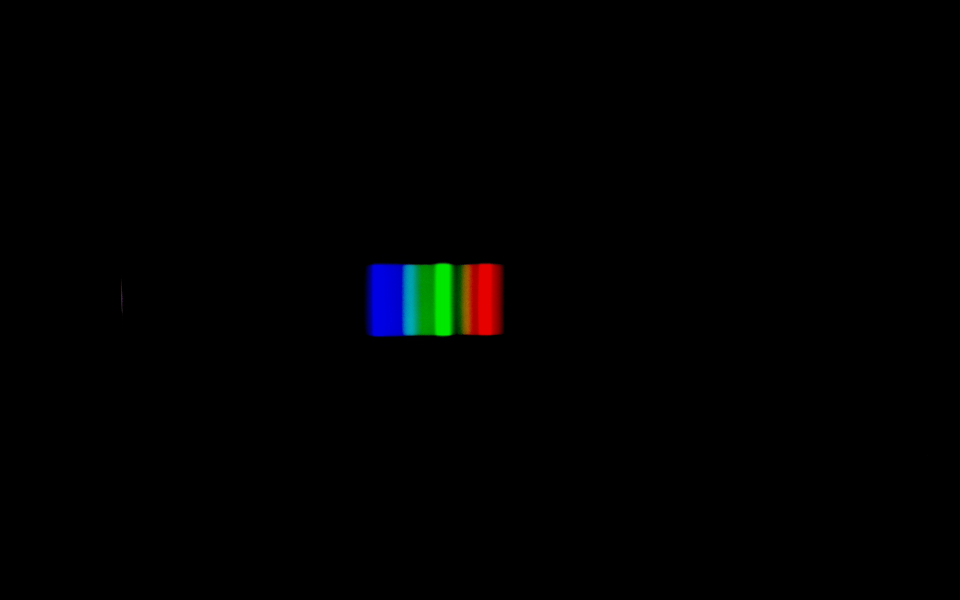
#> input picture light/37/calibration.png, 1920 x 1200 px (shown at 1/2 size); the run also reads 2 pictures not shown here
$ python measure.py
#> lines starting #> are read from the running program, lines starting #| are printed output that depends on the picture
### light/37/lightFunctions.py
import numpy as np
import matplotlib.pyplot as plt
import imageio
from cycler import cycler

# функция для получения графика интенсивности отражённого излучения
def read_image(photoName, graph_name, lamp, surface):
#> called with photoName = 'calibration.png', graph_name = 'graph1.png', lamp = 'ртутная лампа', surface = 'белый лист'
    photo = imageio.imread(photoName)
#> photo is the input picture: shape (1200, 1920, 3); mean R, G, B 0.9, 1.2, 1.2
    background = photo[500:693, 670:1063, 0:3]

    cut = photo[500:693, 670:1063, 0:3]
    rgb = np.mean(cut, axis=(0))
#> rgb = 393 rows, first 8: [0, 0, 0], [0, 0, 0], [0, 0, 0], [0, 0, 0], [0, 0, 0], [0, 0, 0], [0, 0, 0], [0, 0, 0]
    luma = 0.2989 * rgb[:, 0] + 0.5866 * rgb[:, 1] + 0.1144 * rgb[:, 2]
#> luma = 393 values, max 102.1 at index 214, min 0 at index 0, mean 34.4

    plt.rc('axes', prop_cycle=(cycler('color', ['r', 'g', 'b'])))

    fig = plt.figure(figsize=(7.8, 5), dpi=200)

    plt.title('Интенсивность отражённого излучения\n' + '{} / {}'.format(lamp, surface))
    plt.xlabel('Относительный номер пикселя')
    plt.ylabel('Яркость')

    plt.plot(rgb, label=['r', 'g', 'b'])
    plt.plot(luma, 'w', label='I')
    plt.legend()

    plt.imshow(background, origin='lower')

    plt.savefig(graph_name)

    return rgb, luma

### light/37/measure.py
import lightFunctions as j
import matplotlib.pyplot as plt
import numpy as np

photos = ['calibration.png', 'blue.png', 'green.png', 'red.png', 'white.png', 'yellow.png']


# получение данных
rgb, I0 = j.read_image(photos[0], 'graph1.png', 'ртутная лампа', 'белый лист')
#> I0 has the same summary as luma in read_image
I1 = j.read_image(photos[1], 'graph2.png', 'лампа накаливания', 'синий лист')[-1]
#> I1 = 393 values, max 2.01 at index 125, min 0 at index 0, mean 0.21
I2 = j.read_image(photos[2], 'graph3.png', 'лампа накаливания', 'зеленый лист')[-1]
#> I2 = 393 values, max 17.49 at index 211, min 0 at index 0, mean 1.71
I3 = j.read_image(photos[3], 'graph4.png', 'лампа накаливания', 'красный лист')[-1]
#> call 4 of read_image, with photoName = 'red.png', graph_name = 'graph4.png', lamp = 'лампа накаливания', surface = 'красный лист'
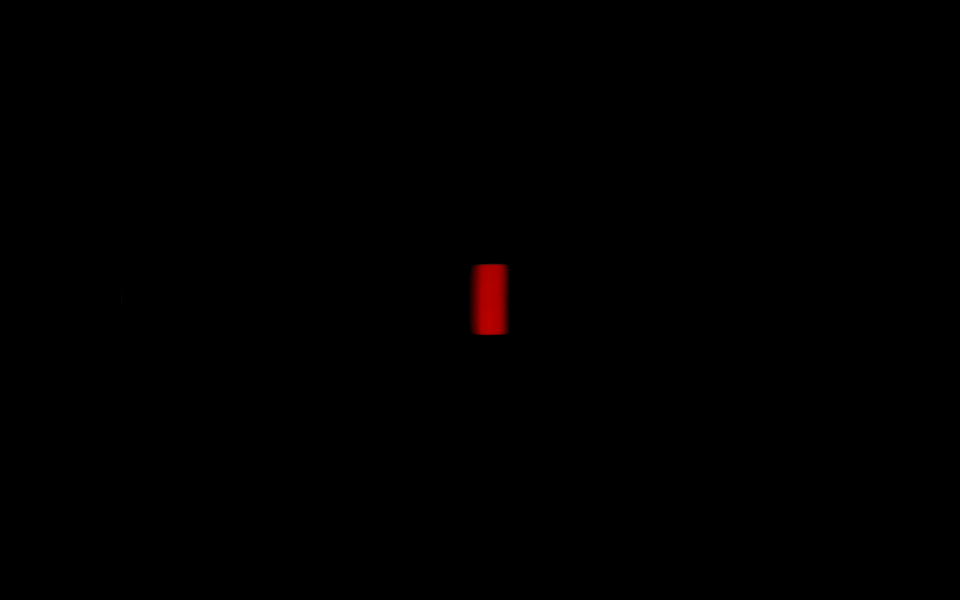
#> input picture light/37/red.png, 1920 x 1200 px (shown at 1/2 size)
#> in read_image, photo is the input picture: shape (1200, 1920, 3); mean R, G, B 0.6, 0, 0
#> in read_image (call 4), `luma = 0.2989 * rgb[:, 0] + 0.5866 * rgb[:, 1] + 0.1144 * rgb[:, 2]`: luma = 393 values, max 39.47 at index 307, min 0 at index 0, mean 5.75
#> I3 has the same summary as luma in read_image
I4 = j.read_image(photos[4], 'graph5.png', 'лампа накаливания', 'белый лист')[-1]
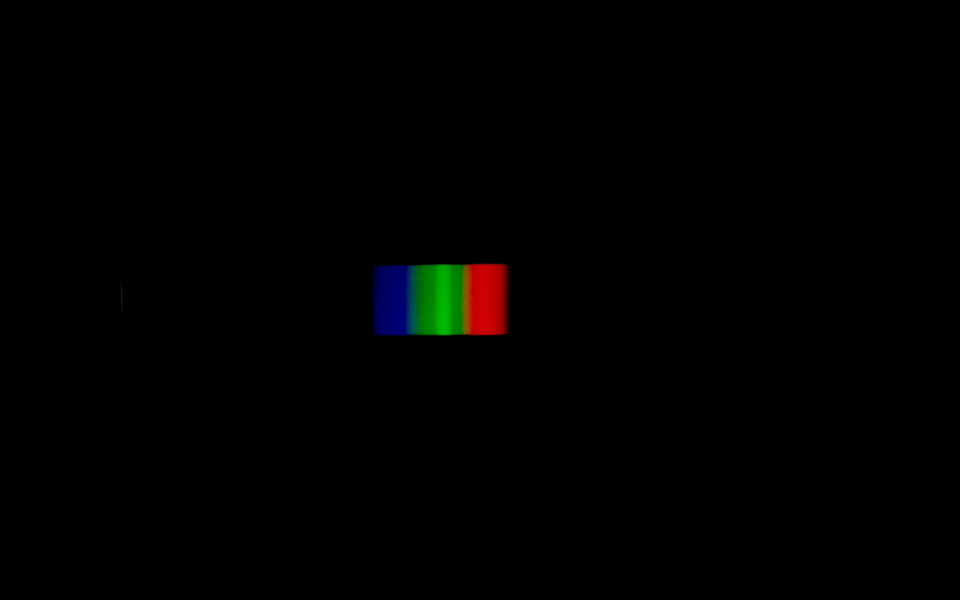
#> input picture light/37/white.png, 1920 x 1200 px (shown at 1/2 size)
#> in read_image, photo is the input picture: shape (1200, 1920, 3); mean R, G, B 1, 1, 0.5
#> in read_image (call 5), `background = photo[500:693, 670:1063, 0:3]`:
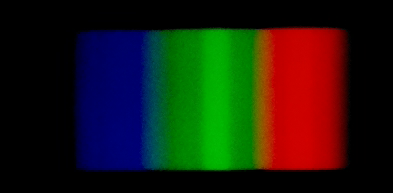
#> background: shape (193, 393, 3); mean R, G, B 29.3, 28.8, 15.5
#> in read_image (call 5), `luma = 0.2989 * rgb[:, 0] + 0.5866 * rgb[:, 1] + 0.1144 * rgb[:, 2]`: luma = 393 values, max 76.45 at index 219, min 0 at index 0, mean 27.46
#> I4 has the same summary as luma in read_image
I5 = j.read_image(photos[5], 'graph6.png', 'лампа накаливая', 'желтый лист')[-1]
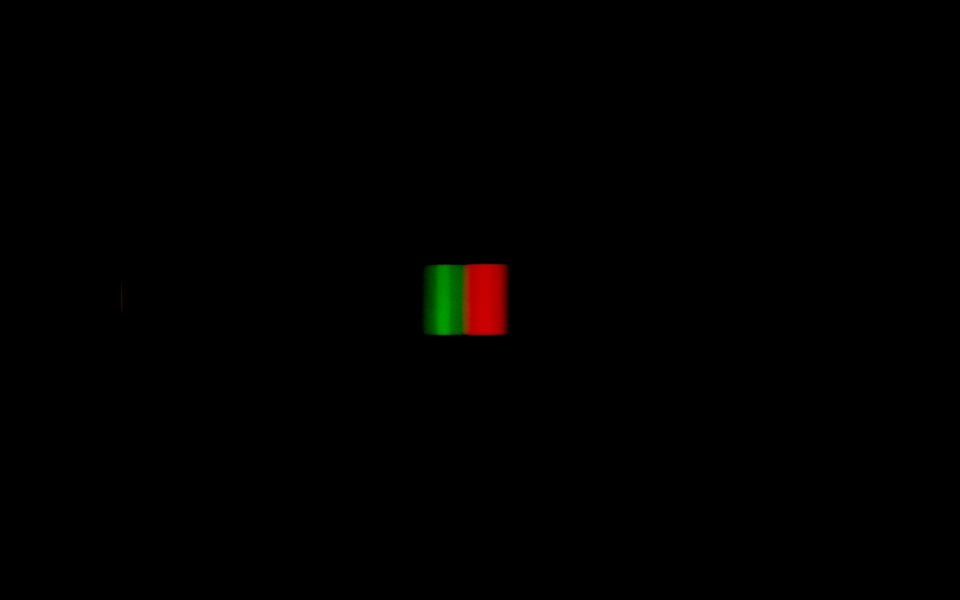
#> input picture light/37/yellow.png, 1920 x 1200 px (shown at 1/2 size)
#> in read_image, photo is the input picture: shape (1200, 1920, 3); mean R, G, B 0.9, 0.5, 0
#> in read_image (call 6), `background = photo[500:693, 670:1063, 0:3]`:
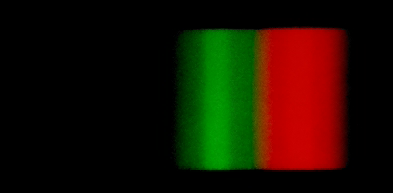
#> background: shape (193, 393, 3); mean R, G, B 27.9, 16.1, 0.2
#> in read_image (call 6), `luma = 0.2989 * rgb[:, 0] + 0.5866 * rgb[:, 1] + 0.1144 * rgb[:, 2]`: luma = 393 values, max 62.51 at index 219, min 0 at index 0, mean 17.8
#> in read_image (call 6), `plt.savefig(graph_name)`:
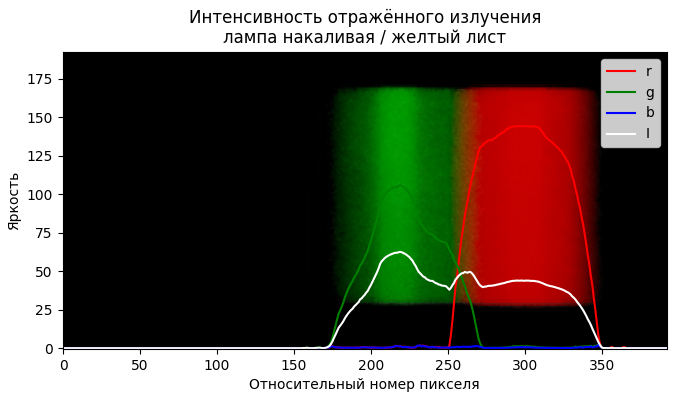
#> figure drawn by matplotlib, 1 panel
#> I5 has the same summary as luma in read_image
I1 = I1[:352]
#> I1 = 352 values, max 2.01 at index 125, min 0 at index 0, mean 0.235
I2 = I2[:352]
#> I2 = 352 values, max 17.49 at index 211, min 0 at index 0, mean 1.91
I3 = I3[:352]
#> I3 = 352 values, max 39.47 at index 307, min 0 at index 0, mean 6.42
I4 = I4[:352]
#> I4 = 352 values, max 76.45 at index 219, min 0 at index 0, mean 30.66
I5 = I5[:352]
#> I5 = 352 values, max 62.51 at index 219, min 0 at index 0, mean 19.88
# [4 lines of commented-out code are left out]

luma = 0.2989 * rgb[:, 0] + 0.5866 * rgb[:, 1] + 0.1144 * rgb[:, 2]
#> luma = 393 values, max 102.1 at index 214, min 0 at index 0, mean 34.4
print(list(luma).index(max(luma[:180])))
#| 152
print(list(luma).index(max(luma[250:])))
#| 265


# калибровка
# a = (546.074 - 435.83)/(i_green - i_blue)
# b = 546.074 - a*i_green

a = 1.249
b = 245.991


# построение графиков
x = np.linspace(0, len(I4), len(I4))
#> x = 352 values from 0 to 352
x = [i * a + b for i in x]
#> x = 352 values from 246 to 685.6
plt.cla()
plt.clf()

ax = plt.axes()
ax.set_facecolor(color='#E5E4E2')
ax.grid(which='major', linewidth=1)
ax.grid(which='minor', linewidth=0.7, linestyle='--')
ax.minorticks_on()

plt.plot(x, I1, color='blue', label='blue')
plt.plot(x, I2, color='green', label='green')
plt.plot(x, I3, color='red', label='red')
plt.plot(x, I4, color='white', label='white')
plt.plot(x, I5, color='yellow', label='yellow')

# for i in range (len(I4)):
#     print(i, ' ', I4[i])


plt.legend()
plt.title('Отражённая интенсивность излучения лампы накаливания')
plt.ylabel('Яркость')
plt.xlabel('Длина волны, нм')
plt.savefig('I.png')
#> figure, not shown here; curve peaks at x = 402.6, y = 2.01; curve peaks at x = 510.3, y = 17.49; curve peaks at x = 630.5, y = 39.47

# [33 lines of commented-out code are left out]
A1 = [I1[i] / I4[i] for i in range(len(I1))]
#> A1 = 352 items, first 6: nan, nan, nan, nan, nan, nan
A2 = [I2[i] / I4[i] for i in range(len(I1))]
#> A2 = 352 items, first 6: nan, nan, nan, nan, nan, nan
A3 = [I3[i] / I4[i] for i in range(len(I1))]
#> A3 = 352 items, first 6: nan, nan, nan, nan, nan, nan
A4 = [I4[i] / I4[i] for i in range(len(I1))]
#> A4 = 352 items, first 6: nan, nan, nan, nan, nan, nan
A5 = [I5[i] / I4[i] for i in range(len(I1))]
#> A5 = 352 items, first 6: nan, nan, nan, nan, nan, nan
# for i in range (len(A5)):
#     print(i, ' ', A5[i])


# построение графиков
plt.cla()
plt.clf()
ax = plt.axes()
ax.set_facecolor(color='#E5E4E2')
ax.grid(which='major', linewidth=1)
ax.grid(which='minor', linewidth=0.7, linestyle='--')
ax.minorticks_on()

plt.plot(x, A1, color='blue', label='blue')
plt.plot(x, A2, color='green', label='green')
plt.plot(x, A3, color='red', label='red')
plt.plot(x, A4, color='white', label='white')
plt.plot(x, A5, color='yellow', label='yellow')


plt.legend()
plt.title('Зависимость альбедо поверхностей от длины волны падающего света')
plt.ylabel('Альбедо')
plt.xlabel('Длина волны, нм')
plt.savefig('A.png')
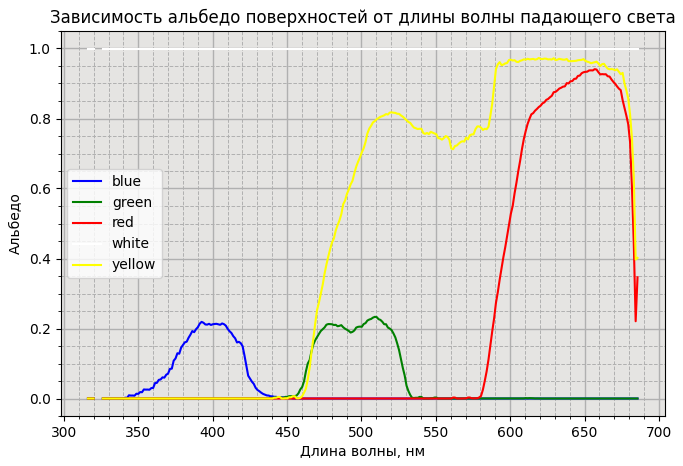
#> figure drawn by matplotlib, 1 panel
